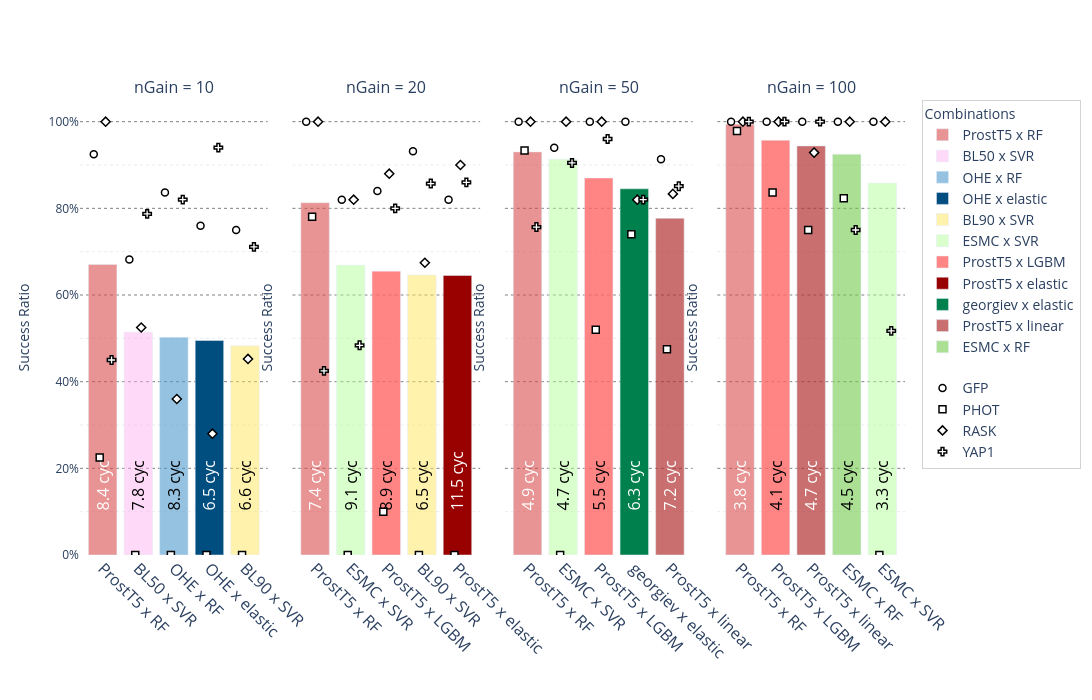

Notebook code for this chart:
### Code cell
from plotly.subplots import make_subplots
import plotly.graph_objects as go
import pandas as pd
import os
import re

# ============================================================================
# HELPER
# ============================================================================
def get_contrast_color(col_str):
    col_str = str(col_str).strip()
    r, g, b = 255, 255, 255
    if col_str.startswith('#'):
        hx = col_str.lstrip('#')
        if len(hx) == 3: hx = ''.join(c*2 for c in hx)
        if len(hx) >= 6:
            try: r, g, b = tuple(int(hx[i:i+2], 16) for i in (0, 2, 4))
            except: pass
    elif col_str.startswith('rgb'):
        vals = [int(v) for v in re.findall(r'\d+', col_str)]
        if len(vals) >= 3: r, g, b = vals[0], vals[1], vals[2]
    
    # Calculate relative luminance
    lum = (0.299 * r + 0.587 * g + 0.114 * b) / 255
    return 'white' if lum < 0.5 else 'black'

# ============================================================================
# CONFIG
# ============================================================================
N_TOP_COMBOS   = 5
SPREAD_WIDTH   = 0.5
BAR_WIDTH      = 0.8
SCATTER_SIZE   = 7
PLOT_HEIGHT    = 700
PLOT_WIDTH     = 1500

n_gains  = sorted(runs_df['n_Gain'].dropna().unique())
datasets = sorted(runs_df['dataset'].dropna().unique())
symbol_map = {ds: sym for sym, ds in enumerate(datasets)}   # dataset → marker symbol

# ============================================================================
# PRE-COMPUTE per-(n_gain, combo) success ratio + avg duration
# ============================================================================
finished_df = runs_df[runs_df['status'] == 'finished'].copy()
success_df  = finished_df[finished_df['result'] == 'success'].copy()

# Ensure combo uses ' x ' delimiter directly to match combination_colors
finished_df['combo'] = finished_df['embedding'] + ' x ' + finished_df['model']
success_df['combo']  = success_df['embedding'] + ' x ' + success_df['model']

# Global aggregation (all datasets pooled) — used for bar heights
global_finished = finished_df.groupby(['n_Gain', 'combo']).size().rename('n_finished')
global_success  = success_df.groupby(['n_Gain', 'combo']).size().rename('n_success')
global_duration = success_df.groupby(['n_Gain', 'combo'])['last_cycle'].mean().rename('avg_duration')

global_summary = (
    pd.concat([global_finished, global_success, global_duration], axis=1)
    .fillna({'n_success': 0, 'avg_duration': 0})
    .assign(success_ratio=lambda df: df['n_success'] / df['n_finished'])
    .reset_index()
)

# Per-dataset aggregation — used for scatter points
ds_finished = finished_df.groupby(['n_Gain', 'combo', 'dataset']).size().rename('n_finished')
ds_success  = success_df.groupby(['n_Gain', 'combo', 'dataset']).size().rename('n_success')

ds_summary = (
    pd.concat([ds_finished, ds_success], axis=1)
    .fillna({'n_success': 0})
    .assign(success_ratio=lambda df: df['n_success'] / df['n_finished'])
    .reset_index()
)

# Only include combos that finished at least 4 times for ALL datasets
valid_combos_ngain = ds_summary[ds_summary['n_finished'] >= 4].groupby(['n_Gain', 'combo'])['dataset'].nunique()
valid_combos_ngain = valid_combos_ngain[valid_combos_ngain == len(datasets)].reset_index()[['n_Gain', 'combo']]
global_summary = pd.merge(global_summary, valid_combos_ngain, on=['n_Gain', 'combo'], how='inner')

# ============================================================================
# BUILD SUBPLOTS
# ============================================================================
comb_nGain = make_subplots(
    rows=1,
    cols=len(n_gains),
    shared_yaxes=True,
    subplot_titles=[f"nGain = {ng}" for ng in n_gains],
    horizontal_spacing=0.03,
)

legend_combos_added   = set()
legend_datasets_added = set()

# ============================================================================
# FILL SUBPLOTS
# ============================================================================
for col_idx, n_gain in enumerate(n_gains, start=1):

    # --- Top-N combos for this n_Gain (bars) --------------------------------
    top_combos = (
        global_summary[global_summary['n_Gain'] == n_gain]
        .nlargest(N_TOP_COMBOS, 'success_ratio')
        .reset_index(drop=True)
    )
    combo_x = {combo: pos for pos, combo in enumerate(top_combos['combo'])}

    # -- Bars -----------------------------------------------------------------
    for _, row in top_combos.iterrows():
        combo    = row['combo']
        sr       = row['success_ratio']
        duration = row['avg_duration']
        x_pos    = combo_x[combo]

        # Use fallback if completely missing
        marker_col = combination_colors.get(combo, '#808080')
        txt_color  = get_contrast_color(marker_col)

        comb_nGain.add_trace(
            go.Bar(
                x=[x_pos],
                y=[sr],
                name=combo,
                marker_color=marker_col,
                text=[f"          {duration:.1f} cyc"],
                textposition='inside',
                insidetextanchor='start',
                textangle=-90,
                textfont=dict(size=16, color=txt_color),
                width=[BAR_WIDTH],
                legendgroup='combos',
                showlegend=(combo not in legend_combos_added),
            ),
            row=1, col=col_idx,
        )
        legend_combos_added.add(combo)

    # -- Scatter: per-dataset success ratio for each top combo ----------------
    ng_ds = ds_summary[ds_summary['n_Gain'] == n_gain]

    for _, row in top_combos.iterrows():
        combo = row['combo']
        x_pos = combo_x[combo]

        combo_ds = ng_ds[ng_ds['combo'] == combo].copy()

        # Evenly space dataset markers across the bar width
        n_ds = len(datasets)
        offsets = {
            ds: -SPREAD_WIDTH / 2 + (SPREAD_WIDTH / (n_ds - 1)) * i if n_ds > 1 else 0
            for i, ds in enumerate(datasets)
        }
        
        for ds in datasets:
            ds_val = combo_ds[combo_ds['dataset'] == ds]
            if ds_val.empty: continue
            
            y_val = ds_val.iloc[0]['success_ratio']
            actual_x = x_pos + offsets[ds]
            
            # Avoid duplicating legend entries for datasets
            show_ds_legend = (ds not in legend_datasets_added)
            if show_ds_legend:
                legend_datasets_added.add(ds)

            comb_nGain.add_trace(
                go.Scatter(
                    x=[actual_x],
                    y=[y_val],
                    mode='markers',
                    # Keep dataset markers conceptually grouped
                    legendgroup='datasets',
                    name=f"{ds}",
                    marker=dict(
                        color='white',
                        symbol=symbol_map[ds],
                        size=SCATTER_SIZE,
                        line=dict(color='black', width=1.5),
                    ),
                    showlegend=show_ds_legend
                ),
                row=1, col=col_idx,
            )

    # -- X-axis tick labels for this subplot ----------------------------------
    comb_nGain.layout[f'xaxis{col_idx}' if col_idx > 1 else 'xaxis'].update(
        tickmode='array',
        tickvals=list(range(N_TOP_COMBOS)),
        ticktext=[
            c.replace(' x ', ' x ').replace('_', ' ')   # keep on one line for angle
            for c in top_combos['combo']
        ],
        tickangle=45,
        tickfont=dict(size=16),
        title_text='',
    )

# ============================================================================
# GLOBAL LAYOUT
# ============================================================================
comb_nGain.update_layout(
    # title=dict(
    #     text="Top 5 Embedding × Regressor Combinations per nGain",
    #     font=dict(size=16),
    # ),
    barmode='group',
    height=PLOT_HEIGHT,
    width=PLOT_WIDTH,
    plot_bgcolor='white',
    showlegend=True,
    legend=dict(
        title=dict(text="Combinations", font=dict(size=14)),
        font=dict(size=14),
        tracegroupgap=20,       # visual gap between combo and dataset legend groups
        bordercolor='lightgrey',
        borderwidth=1,
    ),
)

comb_nGain.update_yaxes(
    range=[0, 1.05],
    title_text="Success Ratio",
    tickformat=".0%",
    showgrid=True,
    gridcolor='grey',
    griddash='dot',
    dtick=0.2,
    minor=dict(showgrid=True, gridcolor='#ebebeb', griddash='dot', dtick=0.1),
)

comb_nGain.update_annotations(font_size=16)

# ============================================================================
# EXPORT
# ============================================================================
comb_nGain.show()

outpath = "plots/"
title = "top_combinations_nGain.jpg"
comb_nGain.write_image(os.path.join(outpath, title))

### Figure 1 — Plotly figure (JSON) as saved in the notebook; plotly's stock layout.template omitted (floating-point values rounded to 4 significant figures)
{"data": [{"insidetextanchor": "start", "legendgroup": "combos", "marker": {"color": "rgba(217,  77,  77, 0.6)"}, "name": "ProstT5 x RF", "showlegend": true, "text": ["          8.4 cyc"], "textangle": -90, "textfont": {"color": "white", "size": 16}, "textposition": "inside", "type": "bar", "width": [0.8], "x": [0], "xaxis": "x", "y": [0.6706], "yaxis": "y"}, {"insidetextanchor": "start", "legendgroup": "combos", "marker": {"color": "rgba(255, 179, 242, 0.5)"}, "name": "BL50 x SVR", "showlegend": true, "text": ["          7.8 cyc"], "textangle": -90, "textfont": {"color": "black", "size": 16}, "textposition": "inside", "type": "bar", "width": [0.8], "x": [1], "xaxis": "x", "y": [0.5146], "yaxis": "y"}, {"insidetextanchor": "start", "legendgroup": "combos", "marker": {"color": "rgba( 77, 153, 204, 0.6)"}, "name": "OHE x RF", "showlegend": true, "text": ["          8.3 cyc"], "textangle": -90, "textfont": {"color": "black", "size": 16}, "textposition": "inside", "type": "bar", "width": [0.8], "x": [2], "xaxis": "x", "y": [0.5025], "yaxis": "y"}, {"insidetextanchor": "start", "legendgroup": "combos", "marker": {"color": "rgba(  0,  77, 128, 1)"}, "name": "OHE x elastic", "showlegend": true, "text": ["          6.5 cyc"], "textangle": -90, "textfont": {"color": "white", "size": 16}, "textposition": "inside", "type": "bar", "width": [0.8], "x": [3], "xaxis": "x", "y": [0.495], "yaxis": "y"}, {"insidetextanchor": "start", "legendgroup": "combos", "marker": {"color": "rgba(255, 230, 93, 0.5)"}, "name": "BL90 x SVR", "showlegend": true, "text": ["          6.6 cyc"], "textangle": -90, "textfont": {"color": "black", "size": 16}, "textposition": "inside", "type": "bar", "width": [0.8], "x": [4], "xaxis": "x", "y": [0.4828], "yaxis": "y"}, {"legendgroup": "datasets", "marker": {"color": "white", "line": {"color": "black", "width": 1.5}, "size": 7, "symbol": 0}, "mode": "markers", "name": "GFP", "showlegend": true, "type": "scatter", "x": [-0.25], "xaxis": "x", "y": [0.925], "yaxis": "y"}, {"legendgroup": "datasets", "marker": {"color": "white", "line": {"color": "black", "width": 1.5}, "size": 7, "symbol": 1}, "mode": "markers", "name": "PHOT", "showlegend": true, "type": "scatter", "x": [-0.08333], "xaxis": "x", "y": [0.225], "yaxis": "y"}, {"legendgroup": "datasets", "marker": {"color": "white", "line": {"color": "black", "width": 1.5}, "size": 7, "symbol": 2}, "mode": "markers", "name": "RASK", "showlegend": true, "type": "scatter", "x": [0.08333], "xaxis": "x", "y": [1], "yaxis": "y"}, {"legendgroup": "datasets", "marker": {"color": "white", "line": {"color": "black", "width": 1.5}, "size": 7, "symbol": 3}, "mode": "markers", "name": "YAP1", "showlegend": true, "type": "scatter", "x": [0.25], "xaxis": "x", "y": [0.45], "yaxis": "y"}, {"legendgroup": "datasets", "marker": {"color": "white", "line": {"color": "black", "width": 1.5}, "size": 7, "symbol": 0}, "mode": "markers", "name": "GFP", "showlegend": false, "type": "scatter", "x": [0.75], "xaxis": "x", "y": [0.6818], "yaxis": "y"}, {"legendgroup": "datasets", "marker": {"color": "white", "line": {"color": "black", "width": 1.5}, "size": 7, "symbol": 1}, "mode": "markers", "name": "PHOT", "showlegend": false, "type": "scatter", "x": [0.9167], "xaxis": "x", "y": [0], "yaxis": "y"}, {"legendgroup": "datasets", "marker": {"color": "white", "line": {"color": "black", "width": 1.5}, "size": 7, "symbol": 2}, "mode": "markers", "name": "RASK", "showlegend": false, "type": "scatter", "x": [1.083], "xaxis": "x", "y": [0.525], "yaxis": "y"}, {"legendgroup": "datasets", "marker": {"color": "white", "line": {"color": "black", "width": 1.5}, "size": 7, "symbol": 3}, "mode": "markers", "name": "YAP1", "showlegend": false, "type": "scatter", "x": [1.25], "xaxis": "x", "y": [0.7872], "yaxis": "y"}, {"legendgroup": "datasets", "marker": {"color": "white", "line": {"color": "black", "width": 1.5}, "size": 7, "symbol": 0}, "mode": "markers", "name": "GFP", "showlegend": false, "type": "scatter", "x": [1.75], "xaxis": "x", "y": [0.8367], "yaxis": "y"}, {"legendgroup": "datasets", "marker": {"color": "white", "line": {"color": "black", "width": 1.5}, "size": 7, "symbol": 1}, "mode": "markers", "name": "PHOT", "showlegend": false, "type": "scatter", "x": [1.917], "xaxis": "x", "y": [0], "yaxis": "y"}, {"legendgroup": "datasets", "marker": {"color": "white", "line": {"color": "black", "width": 1.5}, "size": 7, "symbol": 2}, "mode": "markers", "name": "RASK", "showlegend": false, "type": "scatter", "x": [2.083], "xaxis": "x", "y": [0.36], "yaxis": "y"}, {"legendgroup": "datasets", "marker": {"color": "white", "line": {"color": "black", "width": 1.5}, "size": 7, "symbol": 3}, "mode": "markers", "name": "YAP1", "showlegend": false, "type": "scatter", "x": [2.25], "xaxis": "x", "y": [0.82], "yaxis": "y"}, {"legendgroup": "datasets", "marker": {"color": "white", "line": {"color": "black", "width": 1.5}, "size": 7, "symbol": 0}, "mode": "markers", "name": "GFP", "showlegend": false, "type": "scatter", "x": [2.75], "xaxis": "x", "y": [0.76], "yaxis": "y"}, {"legendgroup": "datasets", "marker": {"color": "white", "line": {"color": "black", "width": 1.5}, "size": 7, "symbol": 1}, "mode": "markers", "name": "PHOT", "showlegend": false, "type": "scatter", "x": [2.917], "xaxis": "x", "y": [0], "yaxis": "y"}, {"legendgroup": "datasets", "marker": {"color": "white", "line": {"color": "black", "width": 1.5}, "size": 7, "symbol": 2}, "mode": "markers", "name": "RASK", "showlegend": false, "type": "scatter", "x": [3.083], "xaxis": "x", "y": [0.28], "yaxis": "y"}, {"legendgroup": "datasets", "marker": {"color": "white", "line": {"color": "black", "width": 1.5}, "size": 7, "symbol": 3}, "mode": "markers", "name": "YAP1", "showlegend": false, "type": "scatter", "x": [3.25], "xaxis": "x", "y": [0.94], "yaxis": "y"}, {"legendgroup": "datasets", "marker": {"color": "white", "line": {"color": "black", "width": 1.5}, "size": 7, "symbol": 0}, "mode": "markers", "name": "GFP", "showlegend": false, "type": "scatter", "x": [3.75], "xaxis": "x", "y": [0.75], "yaxis": "y"}, {"legendgroup": "datasets", "marker": {"color": "white", "line": {"color": "black", "width": 1.5}, "size": 7, "symbol": 1}, "mode": "markers", "name": "PHOT", "showlegend": false, "type": "scatter", "x": [3.917], "xaxis": "x", "y": [0], "yaxis": "y"}, {"legendgroup": "datasets", "marker": {"color": "white", "line": {"color": "black", "width": 1.5}, "size": 7, "symbol": 2}, "mode": "markers", "name": "RASK", "showlegend": false, "type": "scatter", "x": [4.083], "xaxis": "x", "y": [0.4524], "yaxis": "y"}, {"legendgroup": "datasets", "marker": {"color": "white", "line": {"color": "black", "width": 1.5}, "size": 7, "symbol": 3}, "mode": "markers", "name": "YAP1", "showlegend": false, "type": "scatter", "x": [4.25], "xaxis": "x", "y": [0.7111], "yaxis": "y"}, {"insidetextanchor": "start", "legendgroup": "combos", "marker": {"color": "rgba(217,  77,  77, 0.6)"}, "name": "ProstT5 x RF", "showlegend": false, "text": ["          7.4 cyc"], "textangle": -90, "textfont": {"color": "white", "size": 16}, "textposition": "inside", "type": "bar", "width": [0.8], "x": [0], "xaxis": "x2", "y": [0.8129], "yaxis": "y2"}, {"insidetextanchor": "start", "legendgroup": "combos", "marker": {"color": "rgba(179, 255, 153, 0.5)"}, "name": "ESMC x SVR", "showlegend": true, "text": ["          9.1 cyc"], "textangle": -90, "textfont": {"color": "black", "size": 16}, "textposition": "inside", "type": "bar", "width": [0.8], "x": [1], "xaxis": "x2", "y": [0.669], "yaxis": "y2"}, {"insidetextanchor": "start", "legendgroup": "combos", "marker": {"color": "rgba(255, 102, 102, 0.8)"}, "name": "ProstT5 x LGBM", "showlegend": true, "text": ["          8.9 cyc"], "textangle": -90, "textfont": {"color": "black", "size": 16}, "textposition": "inside", "type": "bar", "width": [0.8], "x": [2], "xaxis": "x2", "y": [0.655], "yaxis": "y2"}, {"insidetextanchor": "start", "legendgroup": "combos", "marker": {"color": "rgba(255, 230, 93, 0.5)"}, "name": "BL90 x SVR", "showlegend": false, "text": ["          6.5 cyc"], "textangle": -90, "textfont": {"color": "black", "size": 16}, "textposition": "inside", "type": "bar", "width": [0.8], "x": [3], "xaxis": "x2", "y": [0.6463], "yaxis": "y2"}, {"insidetextanchor": "start", "legendgroup": "combos", "marker": {"color": "rgba(153,   0,   0, 1)"}, "name": "ProstT5 x elastic", "showlegend": true, "text": ["          11.5 cyc"], "textangle": -90, "textfont": {"color": "white", "size": 16}, "textposition": "inside", "type": "bar", "width": [0.8], "x": [4], "xaxis": "x2", "y": [0.645], "yaxis": "y2"}, {"legendgroup": "datasets", "marker": {"color": "white", "line": {"color": "black", "width": 1.5}, "size": 7, "symbol": 0}, "mode": "markers", "name": "GFP", "showlegend": false, "type": "scatter", "x": [-0.25], "xaxis": "x2", "y": [1], "yaxis": "y2"}, {"legendgroup": "datasets", "marker": {"color": "white", "line": {"color": "black", "width": 1.5}, "size": 7, "symbol": 1}, "mode": "markers", "name": "PHOT", "showlegend": false, "type": "scatter", "x": [-0.08333], "xaxis": "x2", "y": [0.7805], "yaxis": "y2"}, {"legendgroup": "datasets", "marker": {"color": "white", "line": {"color": "black", "width": 1.5}, "size": 7, "symbol": 2}, "mode": "markers", "name": "RASK", "showlegend": false, "type": "scatter", "x": [0.08333], "xaxis": "x2", "y": [1], "yaxis": "y2"}, {"legendgroup": "datasets", "marker": {"color": "white", "line": {"color": "black", "width": 1.5}, "size": 7, "symbol": 3}, "mode": "markers", "name": "YAP1", "showlegend": false, "type": "scatter", "x": [0.25], "xaxis": "x2", "y": [0.425], "yaxis": "y2"}, {"legendgroup": "datasets", "marker": {"color": "white", "line": {"color": "black", "width": 1.5}, "size": 7, "symbol": 0}, "mode": "markers", "name": "GFP", "showlegend": false, "type": "scatter", "x": [0.75], "xaxis": "x2", "y": [0.82], "yaxis": "y2"}, {"legendgroup": "datasets", "marker": {"color": "white", "line": {"color": "black", "width": 1.5}, "size": 7, "symbol": 1}, "mode": "markers", "name": "PHOT", "showlegend": false, "type": "scatter", "x": [0.9167], "xaxis": "x2", "y": [0], "yaxis": "y2"}, {"legendgroup": "datasets", "marker": {"color": "white", "line": {"color": "black", "width": 1.5}, "size": 7, "symbol": 2}, "mode": "markers", "name": "RASK", "showlegend": false, "type": "scatter", "x": [1.083], "xaxis": "x2", "y": [0.82], "yaxis": "y2"}, {"legendgroup": "datasets", "marker": {"color": "white", "line": {"color": "black", "width": 1.5}, "size": 7, "symbol": 3}, "mode": "markers", "name": "YAP1", "showlegend": false, "type": "scatter", "x": [1.25], "xaxis": "x2", "y": [0.4839], "yaxis": "y2"}, {"legendgroup": "datasets", "marker": {"color": "white", "line": {"color": "black", "width": 1.5}, "size": 7, "symbol": 0}, "mode": "markers", "name": "GFP", "showlegend": false, "type": "scatter", "x": [1.75], "xaxis": "x2", "y": [0.84], "yaxis": "y2"}, {"legendgroup": "datasets", "marker": {"color": "white", "line": {"color": "black", "width": 1.5}, "size": 7, "symbol": 1}, "mode": "markers", "name": "PHOT", "showlegend": false, "type": "scatter", "x": [1.917], "xaxis": "x2", "y": [0.1], "yaxis": "y2"}, {"legendgroup": "datasets", "marker": {"color": "white", "line": {"color": "black", "width": 1.5}, "size": 7, "symbol": 2}, "mode": "markers", "name": "RASK", "showlegend": false, "type": "scatter", "x": [2.083], "xaxis": "x2", "y": [0.88], "yaxis": "y2"}, {"legendgroup": "datasets", "marker": {"color": "white", "line": {"color": "black", "width": 1.5}, "size": 7, "symbol": 3}, "mode": "markers", "name": "YAP1", "showlegend": false, "type": "scatter", "x": [2.25], "xaxis": "x2", "y": [0.8], "yaxis": "y2"}, {"legendgroup": "datasets", "marker": {"color": "white", "line": {"color": "black", "width": 1.5}, "size": 7, "symbol": 0}, "mode": "markers", "name": "GFP", "showlegend": false, "type": "scatter", "x": [2.75], "xaxis": "x2", "y": [0.9318], "yaxis": "y2"}, {"legendgroup": "datasets", "marker": {"color": "white", "line": {"color": "black", "width": 1.5}, "size": 7, "symbol": 1}, "mode": "markers", "name": "PHOT", "showlegend": false, "type": "scatter", "x": [2.917], "xaxis": "x2", "y": [0], "yaxis": "y2"}, {"legendgroup": "datasets", "marker": {"color": "white", "line": {"color": "black", "width": 1.5}, "size": 7, "symbol": 2}, "mode": "markers", "name": "RASK", "showlegend": false, "type": "scatter", "x": [3.083], "xaxis": "x2", "y": [0.6744], "yaxis": "y2"}, {"legendgroup": "datasets", "marker": {"color": "white", "line": {"color": "black", "width": 1.5}, "size": 7, "symbol": 3}, "mode": "markers", "name": "YAP1", "showlegend": false, "type": "scatter", "x": [3.25], "xaxis": "x2", "y": [0.8571], "yaxis": "y2"}, {"legendgroup": "datasets", "marker": {"color": "white", "line": {"color": "black", "width": 1.5}, "size": 7, "symbol": 0}, "mode": "markers", "name": "GFP", "showlegend": false, "type": "scatter", "x": [3.75], "xaxis": "x2", "y": [0.82], "yaxis": "y2"}, {"legendgroup": "datasets", "marker": {"color": "white", "line": {"color": "black", "width": 1.5}, "size": 7, "symbol": 1}, "mode": "markers", "name": "PHOT", "showlegend": false, "type": "scatter", "x": [3.917], "xaxis": "x2", "y": [0], "yaxis": "y2"}, {"legendgroup": "datasets", "marker": {"color": "white", "line": {"color": "black", "width": 1.5}, "size": 7, "symbol": 2}, "mode": "markers", "name": "RASK", "showlegend": false, "type": "scatter", "x": [4.083], "xaxis": "x2", "y": [0.9], "yaxis": "y2"}, {"legendgroup": "datasets", "marker": {"color": "white", "line": {"color": "black", "width": 1.5}, "size": 7, "symbol": 3}, "mode": "markers", "name": "YAP1", "showlegend": false, "type": "scatter", "x": [4.25], "xaxis": "x2", "y": [0.86], "yaxis": "y2"}, {"insidetextanchor": "start", "legendgroup": "combos", "marker": {"color": "rgba(217,  77,  77, 0.6)"}, "name": "ProstT5 x RF", "showlegend": false, "text": ["          4.9 cyc"], "textangle": -90, "textfont": {"color": "white", "size": 16}, "textposition": "inside", "type": "bar", "width": [0.8], "x": [0], "xaxis": "x3", "y": [0.9302], "yaxis": "y3"}, {"insidetextanchor": "start", "legendgroup": "combos", "marker": {"color": "rgba(179, 255, 153, 0.5)"}, "name": "ESMC x SVR", "showlegend": false, "text": ["          4.7 cyc"], "textangle": -90, "textfont": {"color": "black", "size": 16}, "textposition": "inside", "type": "bar", "width": [0.8], "x": [1], "xaxis": "x3", "y": [0.9134], "yaxis": "y3"}, {"insidetextanchor": "start", "legendgroup": "combos", "marker": {"color": "rgba(255, 102, 102, 0.8)"}, "name": "ProstT5 x LGBM", "showlegend": false, "text": ["          5.5 cyc"], "textangle": -90, "textfont": {"color": "black", "size": 16}, "textposition": "inside", "type": "bar", "width": [0.8], "x": [2], "xaxis": "x3", "y": [0.87], "yaxis": "y3"}, {"insidetextanchor": "start", "legendgroup": "combos", "marker": {"color": "rgba(  0, 128,  77, 1)"}, "name": "georgiev x elastic", "showlegend": true, "text": ["          6.3 cyc"], "textangle": -90, "textfont": {"color": "white", "size": 16}, "textposition": "inside", "type": "bar", "width": [0.8], "x": [3], "xaxis": "x3", "y": [0.845], "yaxis": "y3"}, {"insidetextanchor": "start", "legendgroup": "combos", "marker": {"color": "rgba(179,  51,  51, 0.7)"}, "name": "ProstT5 x linear", "showlegend": true, "text": ["          7.2 cyc"], "textangle": -90, "textfont": {"color": "white", "size": 16}, "textposition": "inside", "type": "bar", "width": [0.8], "x": [4], "xaxis": "x3", "y": [0.7771], "yaxis": "y3"}, {"legendgroup": "datasets", "marker": {"color": "white", "line": {"color": "black", "width": 1.5}, "size": 7, "symbol": 0}, "mode": "markers", "name": "GFP", "showlegend": false, "type": "scatter", "x": [-0.25], "xaxis": "x3", "y": [1], "yaxis": "y3"}, {"legendgroup": "datasets", "marker": {"color": "white", "line": {"color": "black", "width": 1.5}, "size": 7, "symbol": 1}, "mode": "markers", "name": "PHOT", "showlegend": false, "type": "scatter", "x": [-0.08333], "xaxis": "x3", "y": [0.9333], "yaxis": "y3"}, {"legendgroup": "datasets", "marker": {"color": "white", "line": {"color": "black", "width": 1.5}, "size": 7, "symbol": 2}, "mode": "markers", "name": "RASK", "showlegend": false, "type": "scatter", "x": [0.08333], "xaxis": "x3", "y": [1], "yaxis": "y3"}, {"legendgroup": "datasets", "marker": {"color": "white", "line": {"color": "black", "width": 1.5}, "size": 7, "symbol": 3}, "mode": "markers", "name": "YAP1", "showlegend": false, "type": "scatter", "x": [0.25], "xaxis": "x3", "y": [0.7568], "yaxis": "y3"}, {"legendgroup": "datasets", "marker": {"color": "white", "line": {"color": "black", "width": 1.5}, "size": 7, "symbol": 0}, "mode": "markers", "name": "GFP", "showlegend": false, "type": "scatter", "x": [0.75], "xaxis": "x3", "y": [0.94], "yaxis": "y3"}, {"legendgroup": "datasets", "marker": {"color": "white", "line": {"color": "black", "width": 1.5}, "size": 7, "symbol": 1}, "mode": "markers", "name": "PHOT", "showlegend": false, "type": "scatter", "x": [0.9167], "xaxis": "x3", "y": [0], "yaxis": "y3"}, {"legendgroup": "datasets", "marker": {"color": "white", "line": {"color": "black", "width": 1.5}, "size": 7, "symbol": 2}, "mode": "markers", "name": "RASK", "showlegend": false, "type": "scatter", "x": [1.083], "xaxis": "x3", "y": [1], "yaxis": "y3"}, {"legendgroup": "datasets", "marker": {"color": "white", "line": {"color": "black", "width": 1.5}, "size": 7, "symbol": 3}, "mode": "markers", "name": "YAP1", "showlegend": false, "type": "scatter", "x": [1.25], "xaxis": "x3", "y": [0.9048], "yaxis": "y3"}, {"legendgroup": "datasets", "marker": {"color": "white", "line": {"color": "black", "width": 1.5}, "size": 7, "symbol": 0}, "mode": "markers", "name": "GFP", "showlegend": false, "type": "scatter", "x": [1.75], "xaxis": "x3", "y": [1], "yaxis": "y3"}, {"legendgroup": "datasets", "marker": {"color": "white", "line": {"color": "black", "width": 1.5}, "size": 7, "symbol": 1}, "mode": "markers", "name": "PHOT", "showlegend": false, "type": "scatter", "x": [1.917], "xaxis": "x3", "y": [0.52], "yaxis": "y3"}, {"legendgroup": "datasets", "marker": {"color": "white", "line": {"color": "black", "width": 1.5}, "size": 7, "symbol": 2}, "mode": "markers", "name": "RASK", "showlegend": false, "type": "scatter", "x": [2.083], "xaxis": "x3", "y": [1], "yaxis": "y3"}, {"legendgroup": "datasets", "marker": {"color": "white", "line": {"color": "black", "width": 1.5}, "size": 7, "symbol": 3}, "mode": "markers", "name": "YAP1", "showlegend": false, "type": "scatter", "x": [2.25], "xaxis": "x3", "y": [0.96], "yaxis": "y3"}, {"legendgroup": "datasets", "marker": {"color": "white", "line": {"color": "black", "width": 1.5}, "size": 7, "symbol": 0}, "mode": "markers", "name": "GFP", "showlegend": false, "type": "scatter", "x": [2.75], "xaxis": "x3", "y": [1], "yaxis": "y3"}, {"legendgroup": "datasets", "marker": {"color": "white", "line": {"color": "black", "width": 1.5}, "size": 7, "symbol": 1}, "mode": "markers", "name": "PHOT", "showlegend": false, "type": "scatter", "x": [2.917], "xaxis": "x3", "y": [0.74], "yaxis": "y3"}, {"legendgroup": "datasets", "marker": {"color": "white", "line": {"color": "black", "width": 1.5}, "size": 7, "symbol": 2}, "mode": "markers", "name": "RASK", "showlegend": false, "type": "scatter", "x": [3.083], "xaxis": "x3", "y": [0.82], "yaxis": "y3"}, {"legendgroup": "datasets", "marker": {"color": "white", "line": {"color": "black", "width": 1.5}, "size": 7, "symbol": 3}, "mode": "markers", "name": "YAP1", "showlegend": false, "type": "scatter", "x": [3.25], "xaxis": "x3", "y": [0.82], "yaxis": "y3"}, {"legendgroup": "datasets", "marker": {"color": "white", "line": {"color": "black", "width": 1.5}, "size": 7, "symbol": 0}, "mode": "markers", "name": "GFP", "showlegend": false, "type": "scatter", "x": [3.75], "xaxis": "x3", "y": [0.913], "yaxis": "y3"}, {"legendgroup": "datasets", "marker": {"color": "white", "line": {"color": "black", "width": 1.5}, "size": 7, "symbol": 1}, "mode": "markers", "name": "PHOT", "showlegend": false, "type": "scatter", "x": [3.917], "xaxis": "x3", "y": [0.475], "yaxis": "y3"}, {"legendgroup": "datasets", "marker": {"color": "white", "line": {"color": "black", "width": 1.5}, "size": 7, "symbol": 2}, "mode": "markers", "name": "RASK", "showlegend": false, "type": "scatter", "x": [4.083], "xaxis": "x3", "y": [0.8333], "yaxis": "y3"}, {"legendgroup": "datasets", "marker": {"color": "white", "line": {"color": "black", "width": 1.5}, "size": 7, "symbol": 3}, "mode": "markers", "name": "YAP1", "showlegend": false, "type": "scatter", "x": [4.25], "xaxis": "x3", "y": [0.8511], "yaxis": "y3"}, {"insidetextanchor": "start", "legendgroup": "combos", "marker": {"color": "rgba(217,  77,  77, 0.6)"}, "name": "ProstT5 x RF", "showlegend": false, "text": ["          3.8 cyc"], "textangle": -90, "textfont": {"color": "white", "size": 16}, "textposition": "inside", "type": "bar", "width": [0.8], "x": [0], "xaxis": "x4", "y": [0.994], "yaxis": "y4"}, {"insidetextanchor": "start", "legendgroup": "combos", "marker": {"color": "rgba(255, 102, 102, 0.8)"}, "name": "ProstT5 x LGBM", "showlegend": false, "text": ["          4.1 cyc"], "textangle": -90, "textfont": {"color": "black", "size": 16}, "textposition": "inside", "type": "bar", "width": [0.8], "x": [1], "xaxis": "x4", "y": [0.957], "yaxis": "y4"}, {"insidetextanchor": "start", "legendgroup": "combos", "marker": {"color": "rgba(179,  51,  51, 0.7)"}, "name": "ProstT5 x linear", "showlegend": false, "text": ["          4.7 cyc"], "textangle": -90, "textfont": {"color": "white", "size": 16}, "textposition": "inside", "type": "bar", "width": [0.8], "x": [2], "xaxis": "x4", "y": [0.9441], "yaxis": "y4"}, {"insidetextanchor": "start", "legendgroup": "combos", "marker": {"color": "rgba(115, 204,  77, 0.6)"}, "name": "ESMC x RF", "showlegend": true, "text": ["          4.5 cyc"], "textangle": -90, "textfont": {"color": "black", "size": 16}, "textposition": "inside", "type": "bar", "width": [0.8], "x": [3], "xaxis": "x4", "y": [0.9248], "yaxis": "y4"}, {"insidetextanchor": "start", "legendgroup": "combos", "marker": {"color": "rgba(179, 255, 153, 0.5)"}, "name": "ESMC x SVR", "showlegend": false, "text": ["          3.3 cyc"], "textangle": -90, "textfont": {"color": "black", "size": 16}, "textposition": "inside", "type": "bar", "width": [0.8], "x": [4], "xaxis": "x4", "y": [0.8582], "yaxis": "y4"}, {"legendgroup": "datasets", "marker": {"color": "white", "line": {"color": "black", "width": 1.5}, "size": 7, "symbol": 0}, "mode": "markers", "name": "GFP", "showlegend": false, "type": "scatter", "x": [-0.25], "xaxis": "x4", "y": [1], "yaxis": "y4"}, {"legendgroup": "datasets", "marker": {"color": "white", "line": {"color": "black", "width": 1.5}, "size": 7, "symbol": 1}, "mode": "markers", "name": "PHOT", "showlegend": false, "type": "scatter", "x": [-0.08333], "xaxis": "x4", "y": [0.9787], "yaxis": "y4"}, {"legendgroup": "datasets", "marker": {"color": "white", "line": {"color": "black", "width": 1.5}, "size": 7, "symbol": 2}, "mode": "markers", "name": "RASK", "showlegend": false, "type": "scatter", "x": [0.08333], "xaxis": "x4", "y": [1], "yaxis": "y4"}, {"legendgroup": "datasets", "marker": {"color": "white", "line": {"color": "black", "width": 1.5}, "size": 7, "symbol": 3}, "mode": "markers", "name": "YAP1", "showlegend": false, "type": "scatter", "x": [0.25], "xaxis": "x4", "y": [1], "yaxis": "y4"}, {"legendgroup": "datasets", "marker": {"color": "white", "line": {"color": "black", "width": 1.5}, "size": 7, "symbol": 0}, "mode": "markers", "name": "GFP", "showlegend": false, "type": "scatter", "x": [0.75], "xaxis": "x4", "y": [1], "yaxis": "y4"}, {"legendgroup": "datasets", "marker": {"color": "white", "line": {"color": "black", "width": 1.5}, "size": 7, "symbol": 1}, "mode": "markers", "name": "PHOT", "showlegend": false, "type": "scatter", "x": [0.9167], "xaxis": "x4", "y": [0.8367], "yaxis": "y4"}, {"legendgroup": "datasets", "marker": {"color": "white", "line": {"color": "black", "width": 1.5}, "size": 7, "symbol": 2}, "mode": "markers", "name": "RASK", "showlegend": false, "type": "scatter", "x": [1.083], "xaxis": "x4", "y": [1], "yaxis": "y4"}, {"legendgroup": "datasets", "marker": {"color": "white", "line": {"color": "black", "width": 1.5}, "size": 7, "symbol": 3}, "mode": "markers", "name": "YAP1", "showlegend": false, "type": "scatter", "x": [1.25], "xaxis": "x4", "y": [1], "yaxis": "y4"}, {"legendgroup": "datasets", "marker": {"color": "white", "line": {"color": "black", "width": 1.5}, "size": 7, "symbol": 0}, "mode": "markers", "name": "GFP", "showlegend": false, "type": "scatter", "x": [1.75], "xaxis": "x4", "y": [1], "yaxis": "y4"}, {"legendgroup": "datasets", "marker": {"color": "white", "line": {"color": "black", "width": 1.5}, "size": 7, "symbol": 1}, "mode": "markers", "name": "PHOT", "showlegend": false, "type": "scatter", "x": [1.917], "xaxis": "x4", "y": [0.75], "yaxis": "y4"}, {"legendgroup": "datasets", "marker": {"color": "white", "line": {"color": "black", "width": 1.5}, "size": 7, "symbol": 2}, "mode": "markers", "name": "RASK", "showlegend": false, "type": "scatter", "x": [2.083], "xaxis": "x4", "y": [0.9286], "yaxis": "y4"}, {"legendgroup": "datasets", "marker": {"color": "white", "line": {"color": "black", "width": 1.5}, "size": 7, "symbol": 3}, "mode": "markers", "name": "YAP1", "showlegend": false, "type": "scatter", "x": [2.25], "xaxis": "x4", "y": [1], "yaxis": "y4"}, {"legendgroup": "datasets", "marker": {"color": "white", "line": {"color": "black", "width": 1.5}, "size": 7, "symbol": 0}, "mode": "markers", "name": "GFP", "showlegend": false, "type": "scatter", "x": [2.75], "xaxis": "x4", "y": [1], "yaxis": "y4"}, {"legendgroup": "datasets", "marker": {"color": "white", "line": {"color": "black", "width": 1.5}, "size": 7, "symbol": 1}, "mode": "markers", "name": "PHOT", "showlegend": false, "type": "scatter", "x": [2.917], "xaxis": "x4", "y": [0.8235], "yaxis": "y4"}, {"legendgroup": "datasets", "marker": {"color": "white", "line": {"color": "black", "width": 1.5}, "size": 7, "symbol": 2}, "mode": "markers", "name": "RASK", "showlegend": false, "type": "scatter", "x": [3.083], "xaxis": "x4", "y": [1], "yaxis": "y4"}, {"legendgroup": "datasets", "marker": {"color": "white", "line": {"color": "black", "width": 1.5}, "size": 7, "symbol": 3}, "mode": "markers", "name": "YAP1", "showlegend": false, "type": "scatter", "x": [3.25], "xaxis": "x4", "y": [0.75], "yaxis": "y4"}, {"legendgroup": "datasets", "marker": {"color": "white", "line": {"color": "black", "width": 1.5}, "size": 7, "symbol": 0}, "mode": "markers", "name": "GFP", "showlegend": false, "type": "scatter", "x": [3.75], "xaxis": "x4", "y": [1], "yaxis": "y4"}, {"legendgroup": "datasets", "marker": {"color": "white", "line": {"color": "black", "width": 1.5}, "size": 7, "symbol": 1}, "mode": "markers", "name": "PHOT", "showlegend": false, "type": "scatter", "x": [3.917], "xaxis": "x4", "y": [0], "yaxis": "y4"}, {"legendgroup": "datasets", "marker": {"color": "white", "line": {"color": "black", "width": 1.5}, "size": 7, "symbol": 2}, "mode": "markers", "name": "RASK", "showlegend": false, "type": "scatter", "x": [4.083], "xaxis": "x4", "y": [1], "yaxis": "y4"}, {"legendgroup": "datasets", "marker": {"color": "white", "line": {"color": "black", "width": 1.5}, "size": 7, "symbol": 3}, "mode": "markers", "name": "YAP1", "showlegend": false, "type": "scatter", "x": [4.25], "xaxis": "x4", "y": [0.5172], "yaxis": "y4"}], "layout": {"annotations": [{"font": {"size": 16}, "showarrow": false, "text": "nGain = 10", "x": 0.1138, "xanchor": "center", "xref": "paper", "y": 1, "yanchor": "bottom", "yref": "paper"}, {"font": {"size": 16}, "showarrow": false, "text": "nGain = 20", "x": 0.3712, "xanchor": "center", "xref": "paper", "y": 1, "yanchor": "bottom", "yref": "paper"}, {"font": {"size": 16}, "showarrow": false, "text": "nGain = 50", "x": 0.6288, "xanchor": "center", "xref": "paper", "y": 1, "yanchor": "bottom", "yref": "paper"}, {"font": {"size": 16}, "showarrow": false, "text": "nGain = 100", "x": 0.8862, "xanchor": "center", "xref": "paper", "y": 1, "yanchor": "bottom", "yref": "paper"}], "barmode": "group", "height": 700, "legend": {"bordercolor": "lightgrey", "borderwidth": 1, "font": {"size": 14}, "title": {"font": {"size": 14}, "text": "Combinations"}, "tracegroupgap": 20}, "plot_bgcolor": "white", "showlegend": true, "width": 1500, "xaxis": {"anchor": "y", "domain": [0, 0.2275], "tickangle": 45, "tickfont": {"size": 16}, "tickmode": "array", "ticktext": ["ProstT5 x RF", "BL50 x SVR", "OHE x RF", "OHE x elastic", "BL90 x SVR"], "tickvals": [0, 1, 2, 3, 4], "title": {"text": ""}}, "xaxis2": {"anchor": "y2", "domain": [0.2575, 0.485], "tickangle": 45, "tickfont": {"size": 16}, "tickmode": "array", "ticktext": ["ProstT5 x RF", "ESMC x SVR", "ProstT5 x LGBM", "BL90 x SVR", "ProstT5 x elastic"], "tickvals": [0, 1, 2, 3, 4], "title": {"text": ""}}, "xaxis3": {"anchor": "y3", "domain": [0.515, 0.7425], "tickangle": 45, "tickfont": {"size": 16}, "tickmode": "array", "ticktext": ["ProstT5 x RF", "ESMC x SVR", "ProstT5 x LGBM", "georgiev x elastic", "ProstT5 x linear"], "tickvals": [0, 1, 2, 3, 4], "title": {"text": ""}}, "xaxis4": {"anchor": "y4", "domain": [0.7725, 1], "tickangle": 45, "tickfont": {"size": 16}, "tickmode": "array", "ticktext": ["ProstT5 x RF", "ProstT5 x LGBM", "ProstT5 x linear", "ESMC x RF", "ESMC x SVR"], "tickvals": [0, 1, 2, 3, 4], "title": {"text": ""}}, "yaxis": {"anchor": "x", "domain": [0, 1], "dtick": 0.2, "gridcolor": "grey", "griddash": "dot", "minor": {"dtick": 0.1, "gridcolor": "#ebebeb", "griddash": "dot", "showgrid": true}, "range": [0, 1.05], "showgrid": true, "tickformat": ".0%", "title": {"text": "Success Ratio"}}, "yaxis2": {"anchor": "x2", "domain": [0, 1], "dtick": 0.2, "gridcolor": "grey", "griddash": "dot", "matches": "y", "minor": {"dtick": 0.1, "gridcolor": "#ebebeb", "griddash": "dot", "showgrid": true}, "range": [0, 1.05], "showgrid": true, "showticklabels": false, "tickformat": ".0%", "title": {"text": "Success Ratio"}}, "yaxis3": {"anchor": "x3", "domain": [0, 1], "dtick": 0.2, "gridcolor": "grey", "griddash": "dot", "matches": "y", "minor": {"dtick": 0.1, "gridcolor": "#ebebeb", "griddash": "dot", "showgrid": true}, "range": [0, 1.05], "showgrid": true, "showticklabels": false, "tickformat": ".0%", "title": {"text": "Success Ratio"}}, "yaxis4": {"anchor": "x4", "domain": [0, 1], "dtick": 0.2, "gridcolor": "grey", "griddash": "dot", "matches": "y", "minor": {"dtick": 0.1, "gridcolor": "#ebebeb", "griddash": "dot", "showgrid": true}, "range": [0, 1.05], "showgrid": true, "showticklabels": false, "tickformat": ".0%", "title": {"text": "Success Ratio"}}}}
